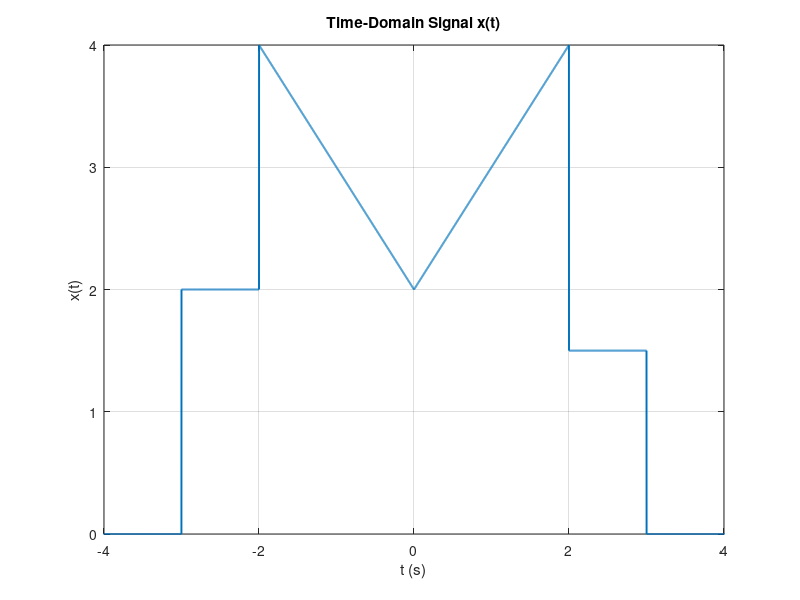
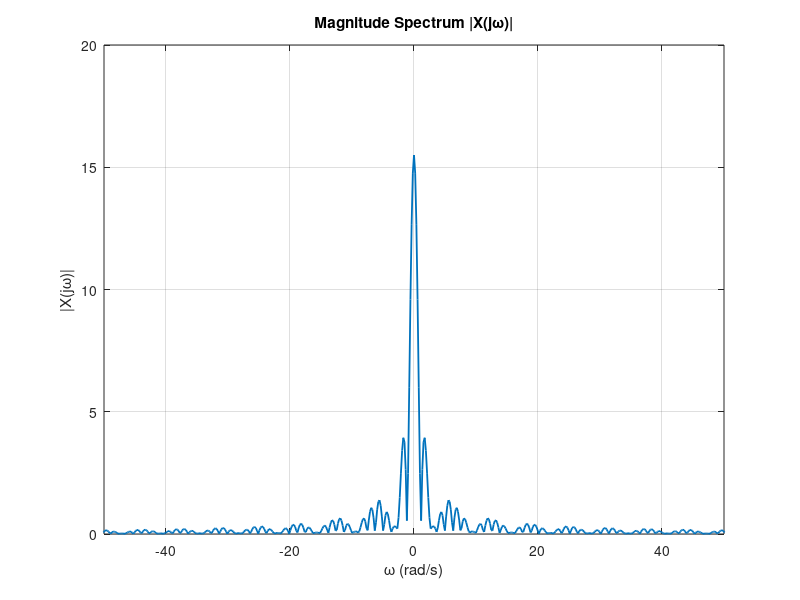
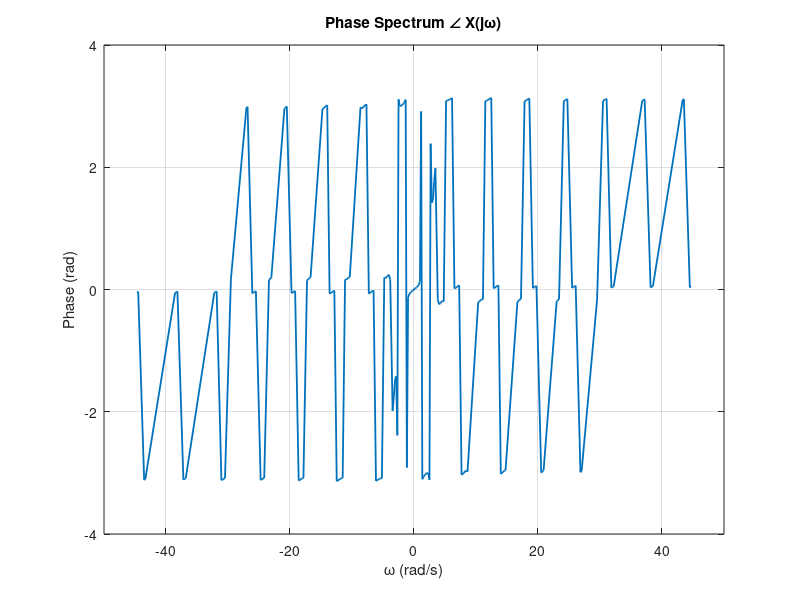

Reproduce these figures in MATLAB, in order.
% spectrum
% Compute and plot the magnitude and phase spectra of the signal:

% x(t) = 2,     -3 <= t <= -2
%        |t|+2, |t| < 2
%        1.5,   2 <= t < 3
%        0,     otherwise
%
% The Fourier transform X(jω) is approximated numerically using the FFT.

clear; close all; clc;

% 1. Define the time interval and signal.
dt = 0.001; % Sampling interval (1 ms).
t = -5:dt:5; % Time interval containing the entire signal.
x = zeros(size(t)); % Initialize the signal.

% Define the piecewise signal.
x(t >= -3 & t <= -2) = 2;
x(abs(t) < 2) = abs(t(abs(t) < 2)) + 2;
x(t >= 2 & t <= 3) = 1.5;

% Plot the time-domain signal.
figure('Name', 'Time-Domain Signal x(t)');
plot(t, x, 'LineWidth',1.4);
xlabel('t (s)'); ylabel('x(t)');
title('Time-Domain Signal x(t)');
grid on; xlim([-4 4]);

% 2. Approximate the continuous Fourier transform using the FFT.
% Zero-padding makes the frequency grid denser, but does not improve the
% underlying frequency resolution.
N = 2^15; % FFT size (power of two).
fs = 1/dt; % Sampling frequency (Hz).
X = dt * fftshift(fft(x, N));

% Frequency axes.
f = (-N/2:N/2-1) * (fs/N); % Hz.
omega = 2 * pi * f; % rad/s.

% Correct for the time axis starting at t(1), rather than at zero.
X = X .* exp(-1j * omega * t(1));

% Compute magnitude and wrapped phase.
magX = abs(X);
phaseX = angle(X);

% Hide phase where the magnitude is small and the phase is unreliable.
thresh = max(magX) * 1e-2;
phaseX(magX < thresh) = NaN;

% 3. Plot the magnitude and phase spectra.

% Magnitude spectrum.
figure('Name', 'Magnitude Spectrum');
plot(omega, magX, 'LineWidth',1.3);
xlabel('\omega (rad/s)');
ylabel('|X(j\omega)|');
title('Magnitude Spectrum |X(j\omega)|');
grid on; xlim([-50 50]);

% Wrapped phase spectrum (radians).
figure('Name', 'Phase Spectrum');
idx = magX >= thresh;
plot(omega(idx), phaseX(idx), 'LineWidth',1.3);
xlabel('\omega (rad/s)');
ylabel('Phase (rad)');
title('Phase Spectrum \angle X(j\omega)');
grid on; xlim([-50 50]);

% 4. Report completion in the Command Window.
fprintf('Fourier transform approximation completed.\n');
fprintf('  Sampling interval dt = %.4f s, FFT size = %d\n', dt, N);
fprintf('  The plots show the frequency range [-50, 50] rad/s.\n');
fprintf('  Phase is shown wrapped in [-pi, pi] and omitted at low magnitudes.\n');
